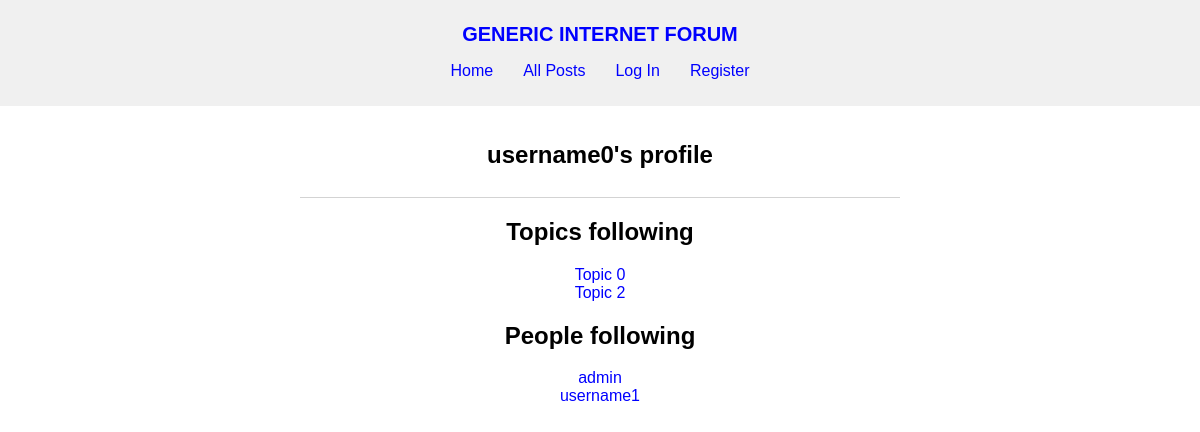
Before: /profile/username0 with the older database file.
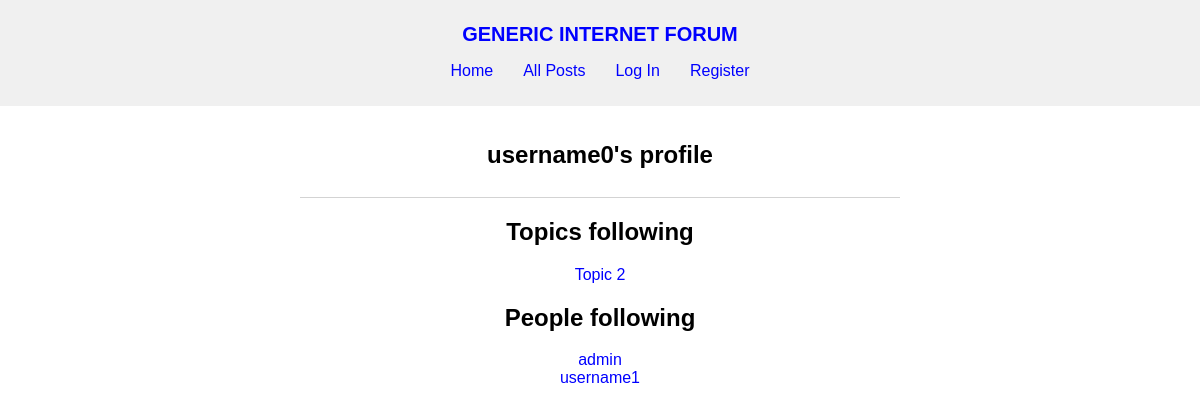
After: the same page with the newer database file.
### forum/models.py (models this page shows, shortened)
class Follow_Topic(models.Model):
    follower = models.ForeignKey(
        User, on_delete=models.CASCADE, related_name="topics_following")
    following = models.ForeignKey(
        Topic, on_delete=models.CASCADE, related_name="followers")

class Topic(models.Model):
    creator = models.ForeignKey(
        User, on_delete=models.CASCADE, related_name="topics")
    name = models.TextField(max_length=120, unique=True)
    description = models.TextField(max_length=1000)
    timestamp = models.DateTimeField(auto_now_add=True)

class Follow_User(models.Model):
    follower = models.ForeignKey(
        User, on_delete=models.CASCADE, related_name="users_following")
    following = models.ForeignKey(
        User, on_delete=models.CASCADE, related_name="followers")

class User(AbstractUser):
    pass

### forum/views.py (the view, shortened to what this page needs)
# urls.py: path("profile/<str:username>", views.profile, name="profile"),
def profile(request, username):
    try:
        profile_user = User.objects.get(username=username)
    except User.DoesNotExist:
        return render(request, "forum/profile.html", {
            "message": "User non-existent."
        })
    user_is_follower = None
    if request.user.is_authenticated:
        user_is_follower = bool(Follow_User.objects.filter(
            follower=request.user.id, following=profile_user.id).all())
    topics_following = profile_user.topics_following.all()
    users_following = profile_user.users_following.all()
    return render(request, "forum/profile.html", {
        "profile_user": profile_user,
        "topics_following": topics_following,
        "users_following": users_following,
        "user_is_follower": user_is_follower,
    })

### forum/templates/forum/profile.html (shortened to what this page needs)
{% extends "forum/layout.html" %}
{% load static %}
{% block css %}
    <link href="{% static 'forum/profile.css' %}" rel="stylesheet">
{% endblock %}
{% block body %}
    {% if profile_user %}
    <section id="user">
        <div id="user-name">
            <h1>{{ profile_user.username }}'s profile </h1>
        </div>
        <hr>
        {% if topics_following %}
            <div id="topics">
                <h2>Topics following</h2>
                <ul>
                {% for topic in topics_following%}
                            <li><a href="{% url 'topic' topic.following.name %}">{{ topic.following.name }}</a></li>
                {% endfor %}
                </ul>
            </div>
        {% endif %}
        {% if users_following%}
            <div id="users">
                <h2>People following</h2>
                <ul>
                    {% for user in users_following %}
                        <li> <a href="{% url 'profile' user.following.username %}">{{ user.following.username }}</a></li>
                    {% endfor %}
                </ul>
            </div>
        {% endif %}
    </section>
    {% endif %}
{% endblock %}

Changed rows visible on the page:
removed Follow_Topic: following.name "Topic 0"
